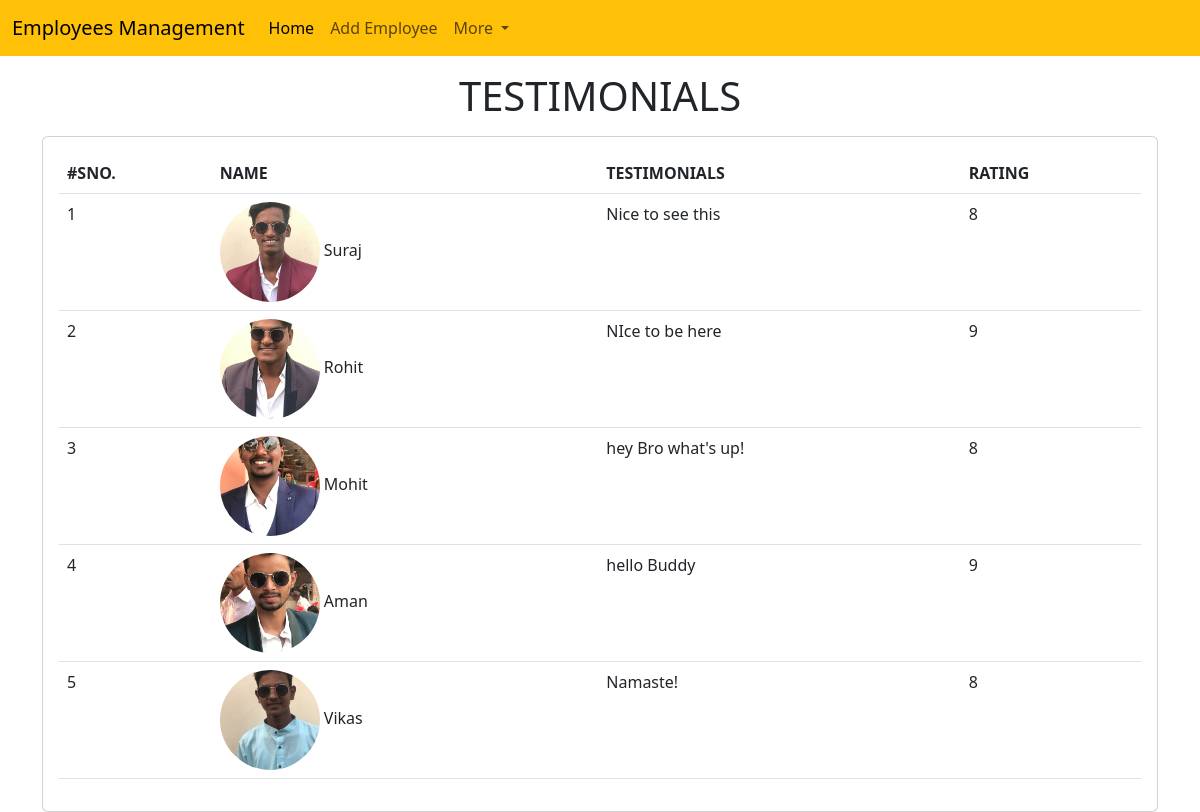
Page /emp/testimonials/ on the committed database.
### emp/models.py (models this page shows, shortened)
class Testimonials(models.Model):
    name = models.CharField(max_length=50)
    testimonial = models.TextField()
    picture = models.ImageField(upload_to="testimonial/")
    rating = models.IntegerField(max_length=1)

### emp/views.py (the view)
# urls.py: path("testimonials/", Testimonial)
def Testimonial(request):
    test = Testimonials.objects.all()
    return render (request, "emp/testimonial.html", {'test':test})

### templates/emp/testimonial.html (shortened to what this page needs)
<!doctype html>
<html lang="en">
  <head>
    <link href="https://cdn.jsdelivr.net/npm/bootstrap@5.3.0/dist/css/bootstrap.min.css" rel="stylesheet">
  </head>
  <body>
    {% include 'emp/nav.html' %}
    <h1 class="text-center my-3">TESTIMONIALS</h1>
    <div class="container">
      <div class="row">
        <div class="col-md-12">
          <div class="card">
            <div class="card-body">
              <table class="table">
                <thead>
                  <tr>
                    <th>#SNO.</th>
                    <th>NAME</th>
                    <th>TESTIMONIALS</th>
                    <th>RATING</th>
                  </tr>
                </thead>
                <tbody>
                  {% for e in test %}
                  <tr>
                    <td>{{forloop.counter}}</td>
                    <td>
                        <img style="width: 100px;height: 100px;border-radius: 50%;object-fit: cover;" src="/media/{{e.picture}}" alt="Image">
                        {{e.name}}
                    </td>
                    <td>{{e.testimonial}}</td>
                    <td>{{e.rating}}</td>
                  </tr>
                  {% endfor %}
                </tbody>
              </table>
            </div>
          </div>
        </div>
      </div>
    </div>
  </body>
</html>

### rows in the picture
Testimonials: picture (picture), name "Suraj", testimonial "Nice to see this", rating "8"
Testimonials: picture (picture), name "Rohit", testimonial "NIce to be here", rating "9"
Testimonials: picture (picture), name "Mohit", testimonial "hey Bro what's up!", rating "8"
Testimonials: picture (picture), name "Aman", testimonial "hello Buddy", rating "9"
Testimonials: picture (picture), name "Vikas", testimonial "Namaste!", rating "8"
